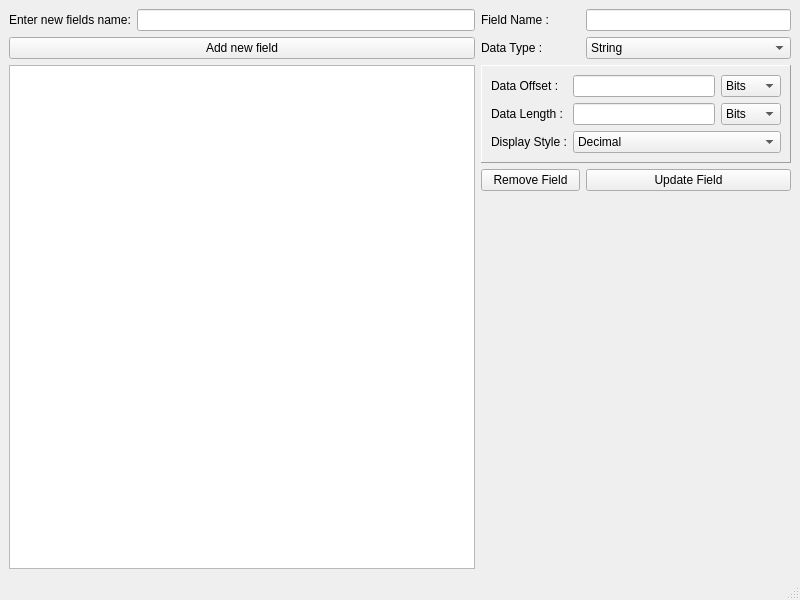
<?xml version="1.0" encoding="UTF-8"?>
<ui version="4.0">
 <class>GrammarWindow</class>
 <widget class="QMainWindow" name="GrammarWindow">
  <property name="geometry">
   <rect>
    <x>0</x>
    <y>0</y>
    <width>800</width>
    <height>600</height>
   </rect>
  </property>
  <property name="windowTitle">
   <string>MainWindow</string>
  </property>
  <widget class="QWidget" name="centralwidget">
   <layout class="QVBoxLayout" name="verticalLayout">
    <item>
     <layout class="QHBoxLayout" name="horizontalLayout" stretch="3,2">
      <property name="sizeConstraint">
       <enum>QLayout::SetMaximumSize</enum>
      </property>
      <item>
       <layout class="QVBoxLayout" name="verticalLayout_2" stretch="0,0">
        <item>
         <layout class="QFormLayout" name="formLayout">
          <item row="0" column="1">
           <widget class="QLineEdit" name="tbNewFieldName"/>
          </item>
          <item row="0" column="0">
           <widget class="QLabel" name="label_3">
            <property name="text">
             <string>Enter new fields name:</string>
            </property>
           </widget>
          </item>
          <item row="1" column="0" colspan="2">
           <widget class="QPushButton" name="btnNewField">
            <property name="text">
             <string>Add new field</string>
            </property>
           </widget>
          </item>
         </layout>
        </item>
        <item>
         <widget class="QTableView" name="tvEntries">
          <property name="font">
           <font>
            <family>Consolas</family>
            <pointsize>10</pointsize>
           </font>
          </property>
          <property name="sizeAdjustPolicy">
           <enum>QAbstractScrollArea::AdjustToContents</enum>
          </property>
          <property name="editTriggers">
           <set>QAbstractItemView::NoEditTriggers</set>
          </property>
          <property name="dragDropOverwriteMode">
           <bool>false</bool>
          </property>
          <property name="selectionMode">
           <enum>QAbstractItemView::SingleSelection</enum>
          </property>
          <property name="selectionBehavior">
           <enum>QAbstractItemView::SelectRows</enum>
          </property>
          <property name="wordWrap">
           <bool>false</bool>
          </property>
          <attribute name="horizontalHeaderStretchLastSection">
           <bool>true</bool>
          </attribute>
         </widget>
        </item>
       </layout>
      </item>
      <item>
       <layout class="QGridLayout" name="gridLayout" rowstretch="0,0,0,0,0,1">
        <item row="5" column="1" colspan="3">
         <spacer name="verticalSpacer">
          <property name="orientation">
           <enum>Qt::Vertical</enum>
          </property>
          <property name="sizeHint" stdset="0">
           <size>
            <width>20</width>
            <height>40</height>
           </size>
          </property>
         </spacer>
        </item>
        <item row="2" column="1" colspan="3">
         <widget class="QStackedWidget" name="stackedWidget">
          <property name="frameShape">
           <enum>QFrame::Panel</enum>
          </property>
          <property name="frameShadow">
           <enum>QFrame::Raised</enum>
          </property>
          <property name="currentIndex">
           <number>1</number>
          </property>
          <widget class="QWidget" name="String">
           <layout class="QGridLayout" name="gridLayout_2">
            <item row="2" column="1" colspan="2">
             <widget class="QLineEdit" name="tbStringLength"/>
            </item>
            <item row="1" column="0">
             <widget class="QLabel" name="label_5">
              <property name="text">
               <string>Data Offset (Bytes) :</string>
              </property>
             </widget>
            </item>
            <item row="0" column="1" colspan="2">
             <widget class="QComboBox" name="cbStringType">
              <item>
               <property name="text">
                <string>Null Terminated</string>
               </property>
              </item>
              <item>
               <property name="text">
                <string>Static Length</string>
               </property>
              </item>
             </widget>
            </item>
            <item row="0" column="0">
             <widget class="QLabel" name="label_2">
              <property name="text">
               <string>String Type:</string>
              </property>
             </widget>
            </item>
            <item row="2" column="0">
             <widget class="QLabel" name="label_4">
              <property name="text">
               <string>String Length (Bytes) :</string>
              </property>
             </widget>
            </item>
            <item row="1" column="1" colspan="2">
             <widget class="QLineEdit" name="tvStringOffset"/>
            </item>
           </layout>
          </widget>
          <widget class="QWidget" name="Numeric">
           <layout class="QGridLayout" name="gridLayout_3">
            <item row="0" column="1">
             <widget class="QLineEdit" name="tbNumericOffset"/>
            </item>
            <item row="0" column="0">
             <widget class="QLabel" name="label_6">
              <property name="text">
               <string>Data Offset :</string>
              </property>
             </widget>
            </item>
            <item row="1" column="1">
             <widget class="QLineEdit" name="tbNumericLength"/>
            </item>
            <item row="0" column="2">
             <widget class="QComboBox" name="cbNumericOffsetType">
              <item>
               <property name="text">
                <string>Bits</string>
               </property>
              </item>
              <item>
               <property name="text">
                <string>Bytes</string>
               </property>
              </item>
             </widget>
            </item>
            <item row="1" column="2">
             <widget class="QComboBox" name="cbNumericLengthType">
              <item>
               <property name="text">
                <string>Bits</string>
               </property>
              </item>
              <item>
               <property name="text">
                <string>Bytes</string>
               </property>
              </item>
             </widget>
            </item>
            <item row="1" column="0">
             <widget class="QLabel" name="label_7">
              <property name="text">
               <string>Data Length :</string>
              </property>
             </widget>
            </item>
            <item row="2" column="0">
             <widget class="QLabel" name="label_8">
              <property name="text">
               <string>Display Style :</string>
              </property>
             </widget>
            </item>
            <item row="2" column="1" colspan="2">
             <widget class="QComboBox" name="comboBox">
              <item>
               <property name="text">
                <string>Decimal</string>
               </property>
              </item>
              <item>
               <property name="text">
                <string>Hexadecimal</string>
               </property>
              </item>
             </widget>
            </item>
           </layout>
          </widget>
         </widget>
        </item>
        <item row="1" column="1">
         <widget class="QLabel" name="label">
          <property name="text">
           <string>Data Type :</string>
          </property>
         </widget>
        </item>
        <item row="4" column="2" colspan="2">
         <widget class="QPushButton" name="btnUpdateField">
          <property name="text">
           <string>Update Field</string>
          </property>
         </widget>
        </item>
        <item row="4" column="1">
         <widget class="QPushButton" name="btnRemoveField">
          <property name="text">
           <string>Remove Field</string>
          </property>
         </widget>
        </item>
        <item row="0" column="1">
         <widget class="QLabel" name="label_9">
          <property name="text">
           <string>Field Name :</string>
          </property>
         </widget>
        </item>
        <item row="1" column="2" colspan="2">
         <widget class="QComboBox" name="cbEntryType">
          <item>
           <property name="text">
            <string>String</string>
           </property>
          </item>
          <item>
           <property name="text">
            <string>Numeric</string>
           </property>
          </item>
         </widget>
        </item>
        <item row="0" column="2" colspan="2">
         <widget class="QLineEdit" name="tbSelectedFieldName"/>
        </item>
       </layout>
      </item>
     </layout>
    </item>
   </layout>
  </widget>
  <widget class="QMenuBar" name="menubar">
   <property name="geometry">
    <rect>
     <x>0</x>
     <y>0</y>
     <width>800</width>
     <height>20</height>
    </rect>
   </property>
  </widget>
  <widget class="QStatusBar" name="statusbar"/>
 </widget>
 <resources/>
 <connections/>
</ui>
